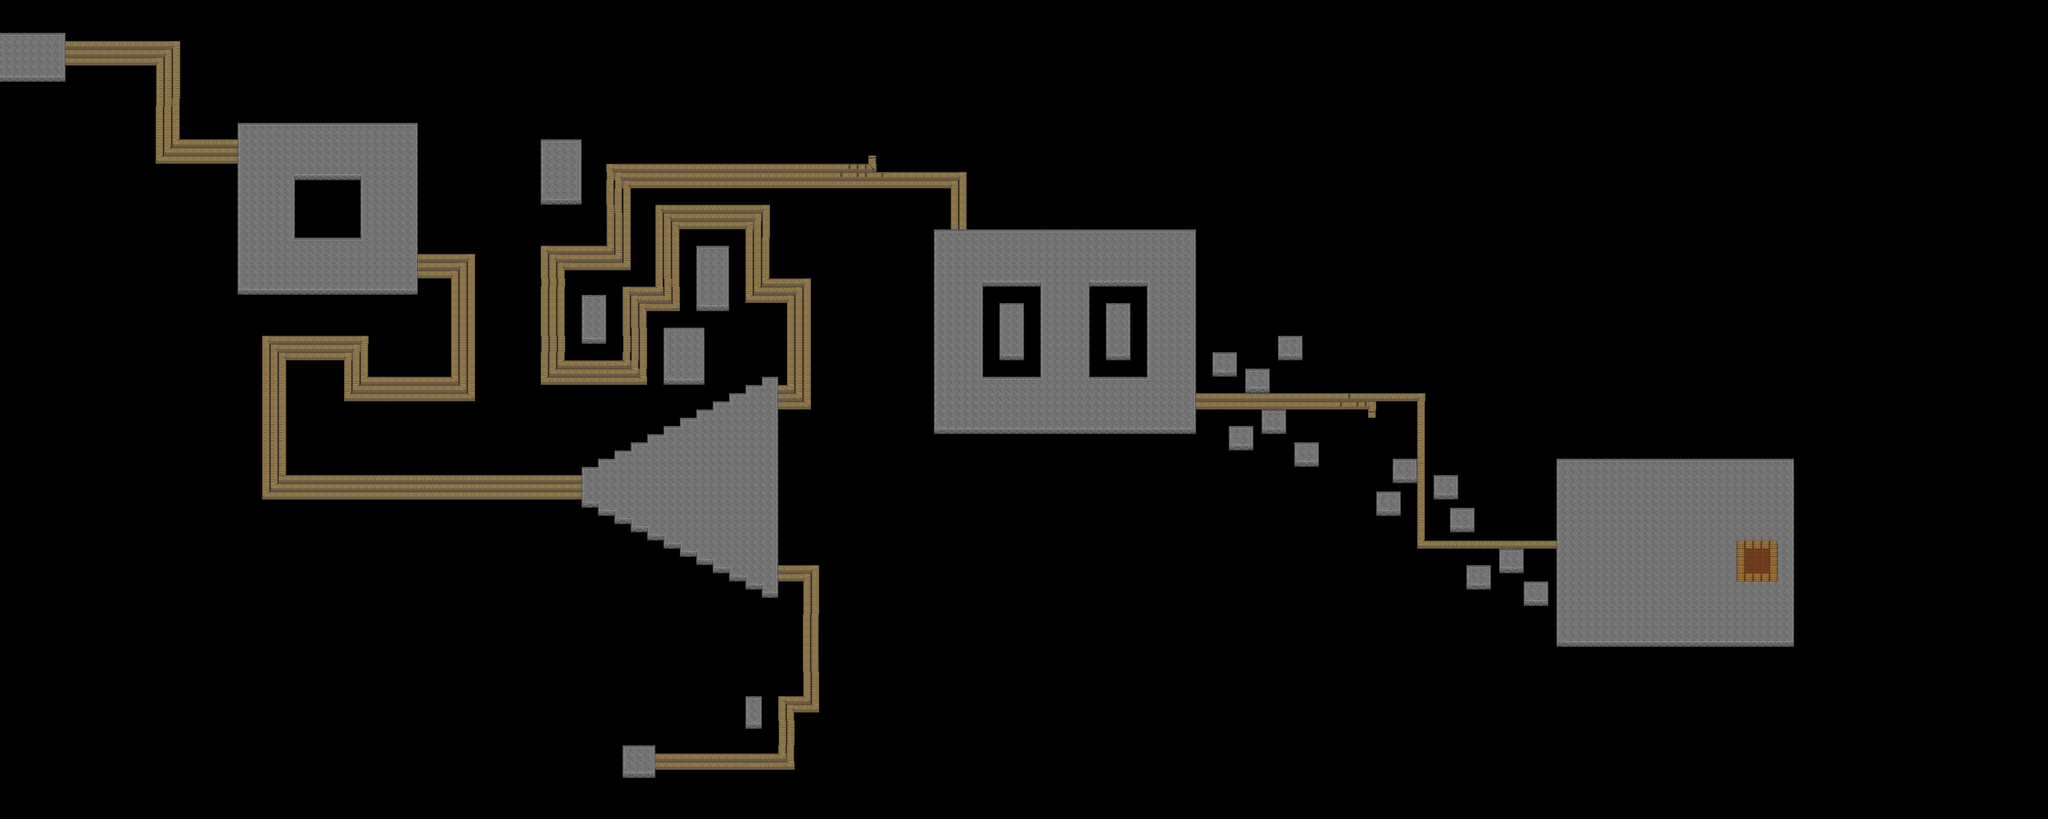

This game map was drawn from its Tiled (.tmx) file and the tilesets committed beside it. A one-line description and the trimmed map source follow:
An orthogonal 250x100 tile map with 32x32 px tiles, 1 tile layer (Tile Layer 1).

<map version="1.0" orientation="orthogonal" renderorder="right-down" width="250" height="100" tilewidth="32" tileheight="32" nextobjectid="1">
 <tileset firstgid="1" name="hypostasis" tilewidth="32" tileheight="32" tilecount="900">
  <image source="hyptosis.png" width="960" height="960" />
 </tileset>
 <layer name="Tile Layer 1" width="250" height="100">
  <data>[25000 cells, 3488 non-empty, 27 distinct tile ids]</data>
 </layer>
</map>